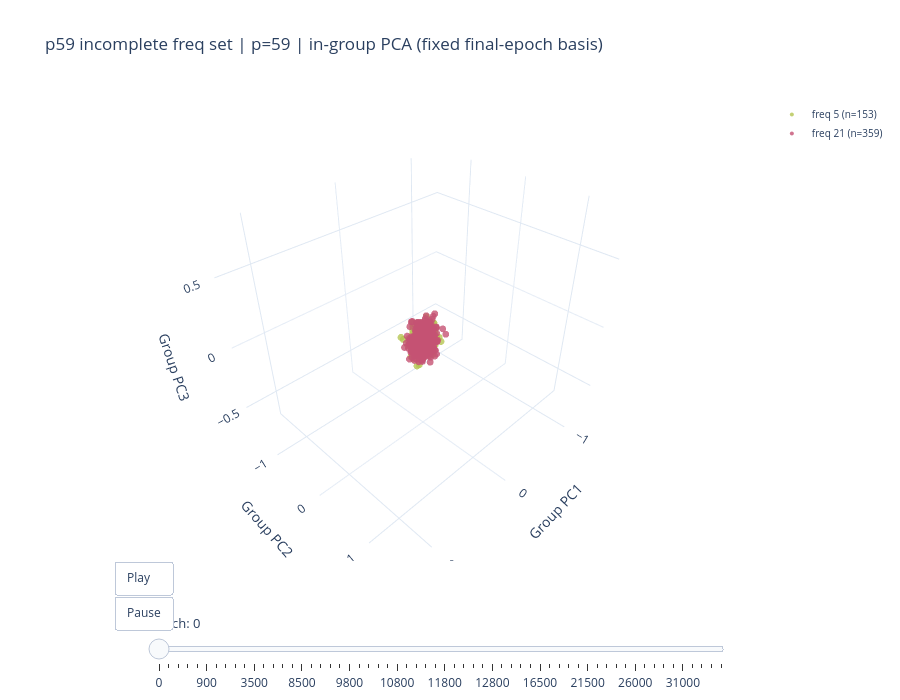

This figure's notebook cell:
### Code cell
# --- Run: p109 reference healthy ---
prime, model_seed, data_seed, label = MODELS[1]
v = family.get_variant(prime=prime, seed=model_seed, data_seed=data_seed)

fig = build_ingroup_animation(v, n_frames=60, title_prefix=f"{label} | ")
fig.show()

### Figure 1 — Plotly figure (JSON) as saved in the notebook; plotly's stock layout.template omitted (floating-point values rounded to 4 significant figures; data arrays with more than 128 entries replaced by an {"elided": "..."} marker saying what was removed)
{"data": [{"marker": {"color": "rgb(181,197,82)", "opacity": 0.8, "size": 4}, "mode": "markers", "name": "freq 5 (n=153)", "showlegend": true, "type": "scatter3d", "x": {"elided": "153 float values"}, "y": {"elided": "153 float values"}, "z": {"elided": "153 float values"}}, {"marker": {"color": "rgb(197,82,115)", "opacity": 0.8, "size": 4}, "mode": "markers", "name": "freq 21 (n=359)", "showlegend": true, "type": "scatter3d", "x": {"elided": "359 float values"}, "y": {"elided": "359 float values"}, "z": {"elided": "359 float values"}}], "layout": {"height": 700, "legend": {"font": {"size": 10}, "x": 1.01, "y": 1}, "scene": {"xaxis": {"range": [-1.408, 1.349], "title": {"text": "Group PC1"}}, "yaxis": {"range": [-1.682, 1.579], "title": {"text": "Group PC2"}}, "zaxis": {"range": [-0.7149, 0.8235], "title": {"text": "Group PC3"}}}, "sliders": [{"currentvalue": {"font": {"size": 13}, "prefix": "Epoch: "}, "len": 0.85, "pad": {"t": 50}, "steps": [{"args": [["0"], {"frame": {"duration": 0}, "mode": "immediate", "transition": {"duration": 0}}], "label": "0", "method": "animate"}, {"args": [["100"], {"frame": {"duration": 0}, "mode": "immediate", "transition": {"duration": 0}}], "label": "100", "method": "animate"}, {"args": [["300"], {"frame": {"duration": 0}, "mode": "immediate", "transition": {"duration": 0}}], "label": "300", "method": "animate"}, {"args": [["500"], {"frame": {"duration": 0}, "mode": "immediate", "transition": {"duration": 0}}], "label": "500", "method": "animate"}, {"args": [["700"], {"frame": {"duration": 0}, "mode": "immediate", "transition": {"duration": 0}}], "label": "700", "method": "animate"}, {"args": [["900"], {"frame": {"duration": 0}, "mode": "immediate", "transition": {"duration": 0}}], "label": "900", "method": "animate"}, {"args": [["1100"], {"frame": {"duration": 0}, "mode": "immediate", "transition": {"duration": 0}}], "label": "1100", "method": "animate"}, {"args": [["1300"], {"frame": {"duration": 0}, "mode": "immediate", "transition": {"duration": 0}}], "label": "1300", "method": "animate"}, {"args": [["1500"], {"frame": {"duration": 0}, "mode": "immediate", "transition": {"duration": 0}}], "label": "1500", "method": "animate"}, {"args": [["2500"], {"frame": {"duration": 0}, "mode": "immediate", "transition": {"duration": 0}}], "label": "2500", "method": "animate"}, {"args": [["3500"], {"frame": {"duration": 0}, "mode": "immediate", "transition": {"duration": 0}}], "label": "3500", "method": "animate"}, {"args": [["4500"], {"frame": {"duration": 0}, "mode": "immediate", "transition": {"duration": 0}}], "label": "4500", "method": "animate"}, {"args": [["5500"], {"frame": {"duration": 0}, "mode": "immediate", "transition": {"duration": 0}}], "label": "5500", "method": "animate"}, {"args": [["6500"], {"frame": {"duration": 0}, "mode": "immediate", "transition": {"duration": 0}}], "label": "6500", "method": "animate"}, {"args": [["7500"], {"frame": {"duration": 0}, "mode": "immediate", "transition": {"duration": 0}}], "label": "7500", "method": "animate"}, {"args": [["8500"], {"frame": {"duration": 0}, "mode": "immediate", "transition": {"duration": 0}}], "label": "8500", "method": "animate"}, {"args": [["9100"], {"frame": {"duration": 0}, "mode": "immediate", "transition": {"duration": 0}}], "label": "9100", "method": "animate"}, {"args": [["9300"], {"frame": {"duration": 0}, "mode": "immediate", "transition": {"duration": 0}}], "label": "9300", "method": "animate"}, {"args": [["9500"], {"frame": {"duration": 0}, "mode": "immediate", "transition": {"duration": 0}}], "label": "9500", "method": "animate"}, {"args": [["9700"], {"frame": {"duration": 0}, "mode": "immediate", "transition": {"duration": 0}}], "label": "9700", "method": "animate"}, {"args": [["9800"], {"frame": {"duration": 0}, "mode": "immediate", "transition": {"duration": 0}}], "label": "9800", "method": "animate"}, {"args": [["10000"], {"frame": {"duration": 0}, "mode": "immediate", "transition": {"duration": 0}}], "label": "10000", "method": "animate"}, {"args": [["10200"], {"frame": {"duration": 0}, "mode": "immediate", "transition": {"duration": 0}}], "label": "10200", "method": "animate"}, {"args": [["10400"], {"frame": {"duration": 0}, "mode": "immediate", "transition": {"duration": 0}}], "label": "10400", "method": "animate"}, {"args": [["10600"], {"frame": {"duration": 0}, "mode": "immediate", "transition": {"duration": 0}}], "label": "10600", "method": "animate"}, {"args": [["10800"], {"frame": {"duration": 0}, "mode": "immediate", "transition": {"duration": 0}}], "label": "10800", "method": "animate"}, {"args": [["11000"], {"frame": {"duration": 0}, "mode": "immediate", "transition": {"duration": 0}}], "label": "11000", "method": "animate"}, {"args": [["11200"], {"frame": {"duration": 0}, "mode": "immediate", "transition": {"duration": 0}}], "label": "11200", "method": "animate"}, {"args": [["11400"], {"frame": {"duration": 0}, "mode": "immediate", "transition": {"duration": 0}}], "label": "11400", "method": "animate"}, {"args": [["11600"], {"frame": {"duration": 0}, "mode": "immediate", "transition": {"duration": 0}}], "label": "11600", "method": "animate"}, {"args": [["11800"], {"frame": {"duration": 0}, "mode": "immediate", "transition": {"duration": 0}}], "label": "11800", "method": "animate"}, {"args": [["12000"], {"frame": {"duration": 0}, "mode": "immediate", "transition": {"duration": 0}}], "label": "12000", "method": "animate"}, {"args": [["12200"], {"frame": {"duration": 0}, "mode": "immediate", "transition": {"duration": 0}}], "label": "12200", "method": "animate"}, {"args": [["12400"], {"frame": {"duration": 0}, "mode": "immediate", "transition": {"duration": 0}}], "label": "12400", "method": "animate"}, {"args": [["12600"], {"frame": {"duration": 0}, "mode": "immediate", "transition": {"duration": 0}}], "label": "12600", "method": "animate"}, {"args": [["12800"], {"frame": {"duration": 0}, "mode": "immediate", "transition": {"duration": 0}}], "label": "12800", "method": "animate"}, {"args": [["13000"], {"frame": {"duration": 0}, "mode": "immediate", "transition": {"duration": 0}}], "label": "13000", "method": "animate"}, {"args": [["14000"], {"frame": {"duration": 0}, "mode": "immediate", "transition": {"duration": 0}}], "label": "14000", "method": "animate"}, {"args": [["15000"], {"frame": {"duration": 0}, "mode": "immediate", "transition": {"duration": 0}}], "label": "15000", "method": "animate"}, {"args": [["16000"], {"frame": {"duration": 0}, "mode": "immediate", "transition": {"duration": 0}}], "label": "16000", "method": "animate"}, {"args": [["16500"], {"frame": {"duration": 0}, "mode": "immediate", "transition": {"duration": 0}}], "label": "16500", "method": "animate"}, {"args": [["17500"], {"frame": {"duration": 0}, "mode": "immediate", "transition": {"duration": 0}}], "label": "17500", "method": "animate"}, {"args": [["18500"], {"frame": {"duration": 0}, "mode": "immediate", "transition": {"duration": 0}}], "label": "18500", "method": "animate"}, {"args": [["19500"], {"frame": {"duration": 0}, "mode": "immediate", "transition": {"duration": 0}}], "label": "19500", "method": "animate"}, {"args": [["20500"], {"frame": {"duration": 0}, "mode": "immediate", "transition": {"duration": 0}}], "label": "20500", "method": "animate"}, {"args": [["21500"], {"frame": {"duration": 0}, "mode": "immediate", "transition": {"duration": 0}}], "label": "21500", "method": "animate"}, {"args": [["22500"], {"frame": {"duration": 0}, "mode": "immediate", "transition": {"duration": 0}}], "label": "22500", "method": "animate"}, {"args": [["23500"], {"frame": {"duration": 0}, "mode": "immediate", "transition": {"duration": 0}}], "label": "23500", "method": "animate"}, {"args": [["24500"], {"frame": {"duration": 0}, "mode": "immediate", "transition": {"duration": 0}}], "label": "24500", "method": "animate"}, {"args": [["25000"], {"frame": {"duration": 0}, "mode": "immediate", "transition": {"duration": 0}}], "label": "25000", "method": "animate"}, {"args": [["26000"], {"frame": {"duration": 0}, "mode": "immediate", "transition": {"duration": 0}}], "label": "26000", "method": "animate"}, {"args": [["27000"], {"frame": {"duration": 0}, "mode": "immediate", "transition": {"duration": 0}}], "label": "27000", "method": "animate"}, {"args": [["28000"], {"frame": {"duration": 0}, "mode": "immediate", "transition": {"duration": 0}}], "label": "28000", "method": "animate"}, {"args": [["29000"], {"frame": {"duration": 0}, "mode": "immediate", "transition": {"duration": 0}}], "label": "29000", "method": "animate"}, {"args": [["30000"], {"frame": {"duration": 0}, "mode": "immediate", "transition": {"duration": 0}}], "label": "30000", "method": "animate"}, {"args": [["31000"], {"frame": {"duration": 0}, "mode": "immediate", "transition": {"duration": 0}}], "label": "31000", "method": "animate"}, {"args": [["32000"], {"frame": {"duration": 0}, "mode": "immediate", "transition": {"duration": 0}}], "label": "32000", "method": "animate"}, {"args": [["33000"], {"frame": {"duration": 0}, "mode": "immediate", "transition": {"duration": 0}}], "label": "33000", "method": "animate"}, {"args": [["34000"], {"frame": {"duration": 0}, "mode": "immediate", "transition": {"duration": 0}}], "label": "34000", "method": "animate"}, {"args": [["34999"], {"frame": {"duration": 0}, "mode": "immediate", "transition": {"duration": 0}}], "label": "34999", "method": "animate"}], "x": 0.1}], "title": {"text": "p59 incomplete freq set | p=59 | in-group PCA (fixed final-epoch basis)"}, "updatemenus": [{"buttons": [{"args": [null, {"frame": {"duration": 150}, "fromcurrent": true, "transition": {"duration": 0}}], "label": "Play", "method": "animate"}, {"args": [[null], {"frame": {"duration": 0}, "mode": "immediate"}], "label": "Pause", "method": "animate"}], "showactive": false, "type": "buttons", "x": 0.05, "xanchor": "left", "y": 0, "yanchor": "top"}]}}
